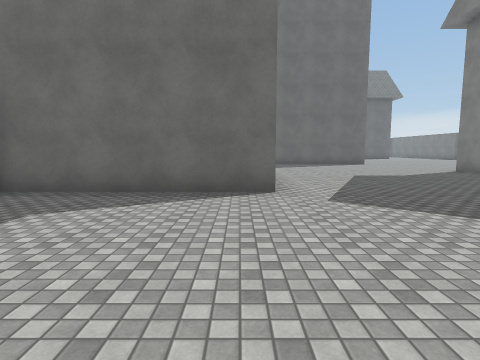
[1] (above)

20 first-person views from a walk through a scene from a Unity 3-D project. The camera is 1.5 m above the floor, tilts 6° down and sees 80° across. The floor is counted in squares, 2 m on a side. Each view is taken from the middle of a square. On the plan, view 1 faces up. The plan holds only what a view shows up to about 10 squares ahead; the rest is blank. The place goes on beyond the plan. Surface patterns are stand-ins for the level's own textures.

[2]
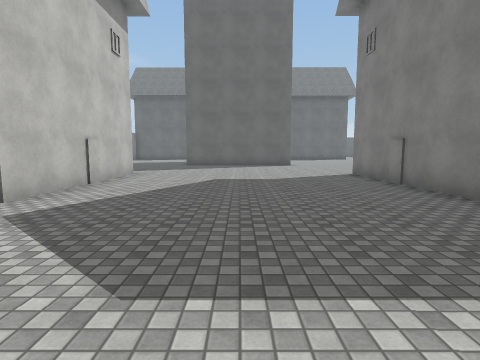

[3]
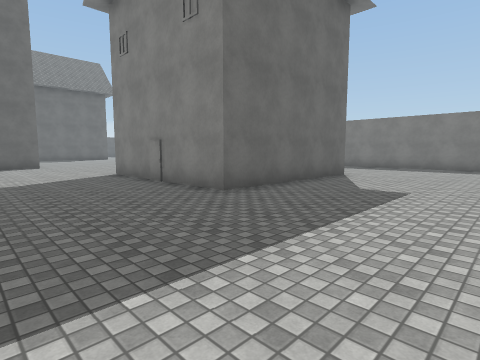

[4]
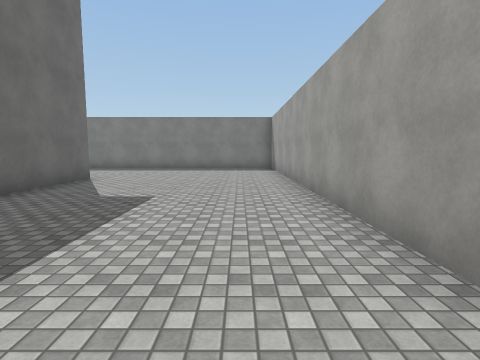

[5]
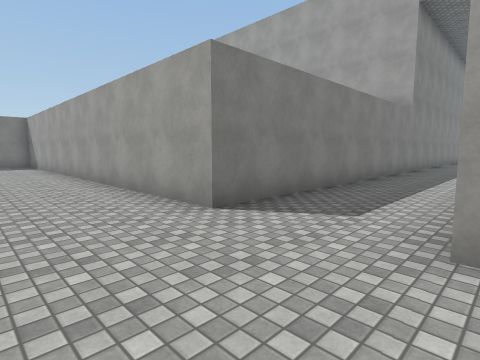

[6]
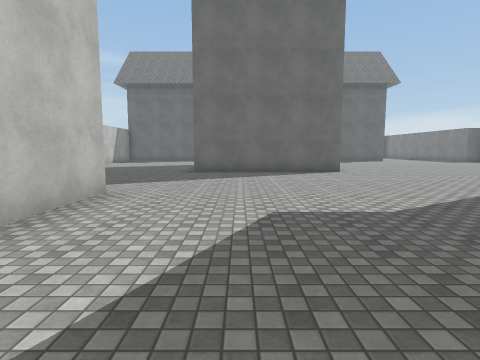

[7]
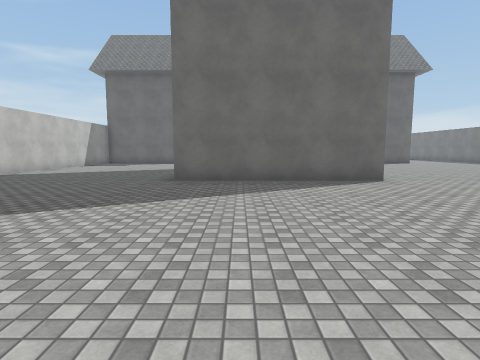

[8]
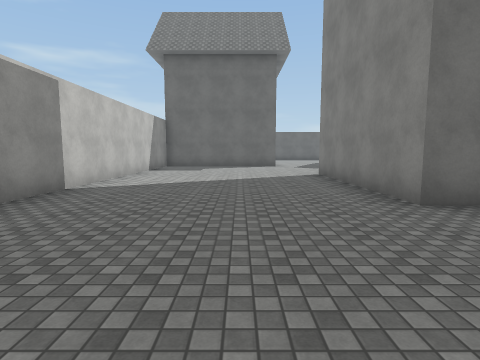

[9]
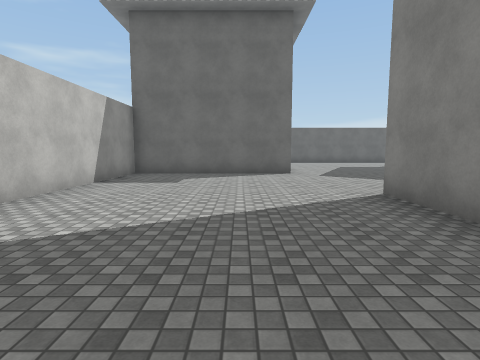

[10]
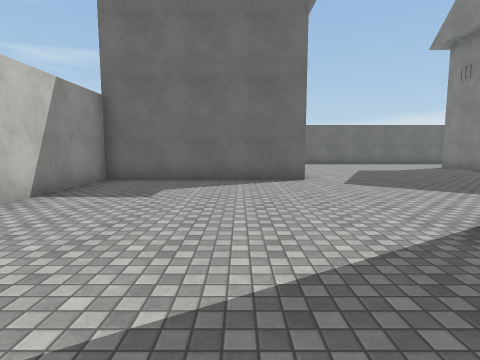

[11]
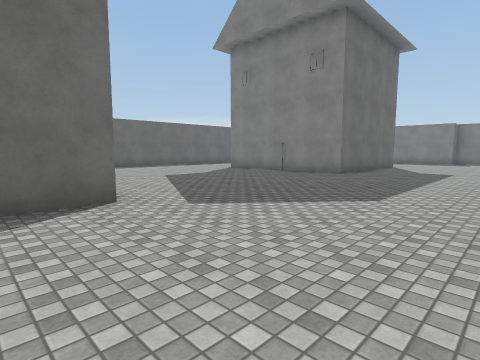

[12]
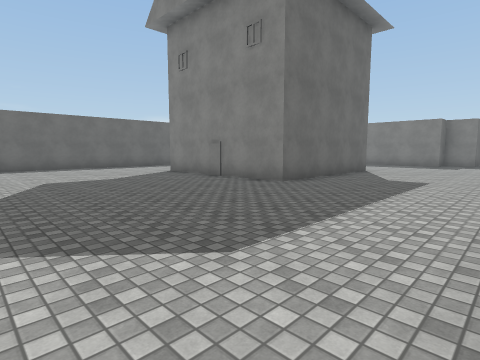

[13]
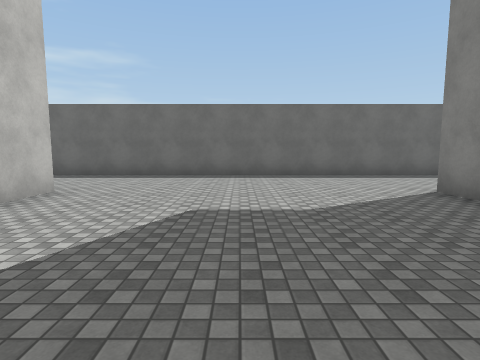

[14]
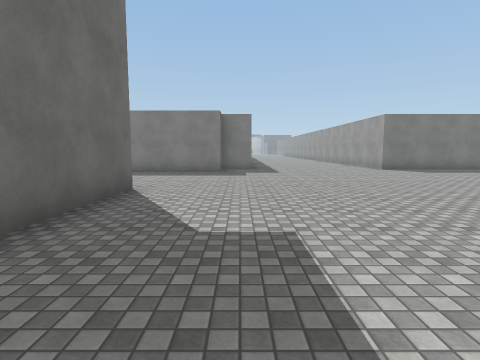

[15]
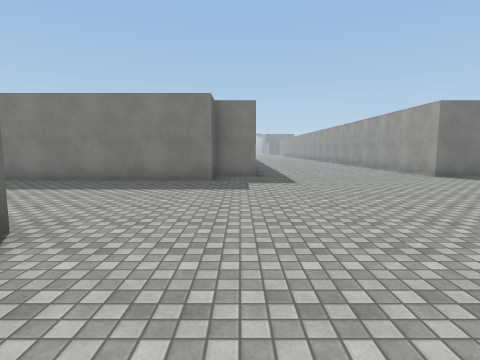

[16]
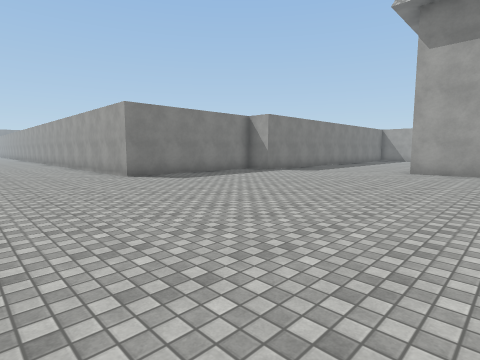

[17]
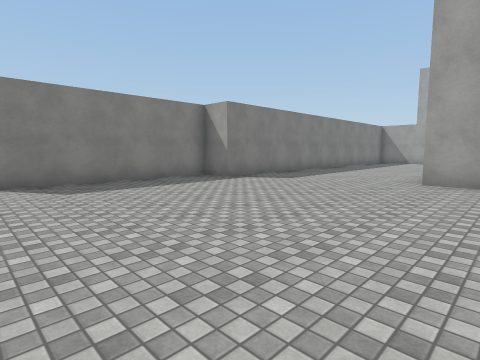

[18]
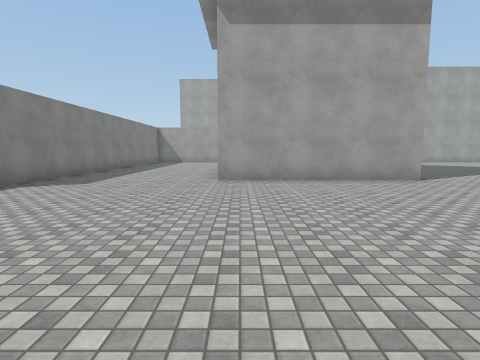

[19]
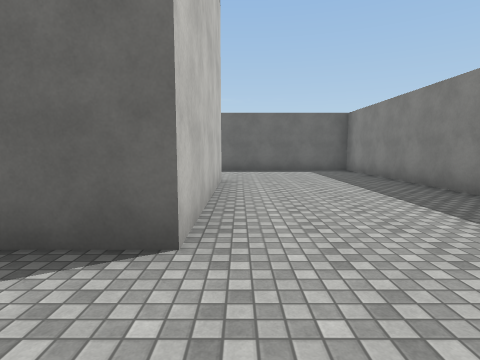

[20]
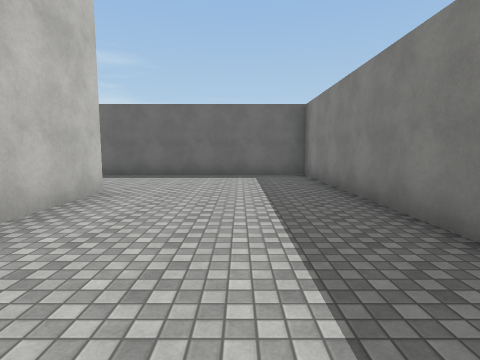

### Floor plan
Key: @ floor where view 1 was taken; # wall or solid block; . floor; H house; T tower; O other object.
Columns run from 5 left of view 1 to 21 right of it. Each row starts with its distance up from view 1.
 33    ####################
 32     ..................#
 31     ...........  .....#
 30      .........   .....#
 29      H.......H   H....#
 28       .......H   H....#
 27       .......H   H....#
 26       .......H   H....#
 25       .......H   H....#
 24  OHHHH.......HHHHH....#
 23 #.....................##
 22 #......................#
 21 #.........................
 20 #.........................
 19 #......T       ............
 18 #......T     ..............
 17 #......T     ..............
 16 #......T    ...........####
 15 #......TTTTT...........#
 14  ......................#
 13   .....................#
 12    ....................#
 11     ..................##
 10      H.......HHHHH....#
  9      H.......H   H....#
  8      H.......H   H....#
  7      H.......H   H....#
  6      H.......H     ..
  5  HHHHH.......HHHHH...
  4  ....................
  3   ....................
  2    ...................#
  1     .................
  0      @ ..............
 -1        #..###########
 -2         ..#
 -3         ..#
 -4         ..#
 -5         ..#
 -6         ..#
 -7         ..#
 -8         ..#
 -9          .#

Positions as (right, up) in squares from view 1, and headings:
1: (0, 0), facing up
2: (4, 1), facing up
3: (4, 1), facing up-right
4: (5, 1), facing right
5: (2, 2), facing down-right
6: (3, 5), facing up
7: (3, 8), facing up
8: (-1, 11), facing up
9: (-1, 15), facing up
10: (-1, 17), facing up
11: (-1, 20), facing up-right
12: (2, 20), facing up-right
13: (4, 24), facing up
14: (7, 22), facing right
15: (10, 22), facing right
16: (10, 20), facing down-right
17: (11, 17), facing down-right
18: (12, 17), facing down
19: (13, 22), facing up
20: (15, 24), facing up
